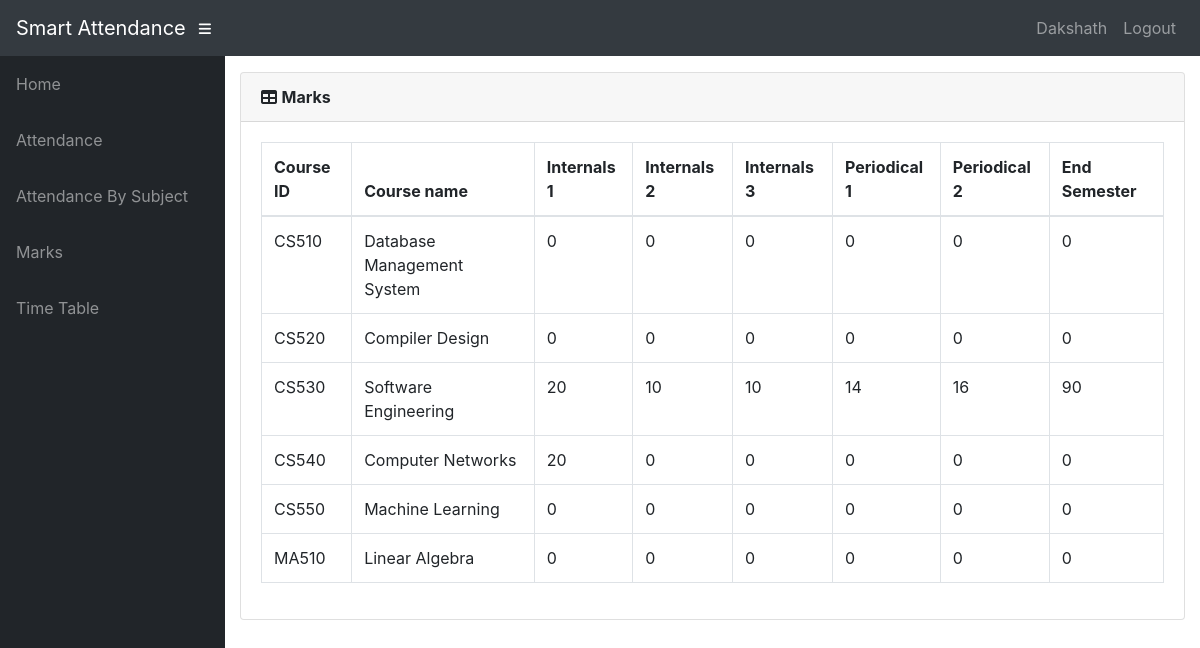
The app's page /info/student/CS01/marks_list/ (signed in) with its own data.
### info/models.py (models this page shows, shortened)
class User(AbstractUser):
    @property
    def is_student(self):
        if hasattr(self, 'student'):
            return True
        return False

class Student(models.Model):
    user = models.OneToOneField(User, on_delete=models.CASCADE, null=True)
    class_id = models.ForeignKey(Class, on_delete=models.CASCADE, default=1)
    USN = models.CharField(primary_key='True', max_length=100)
    name = models.CharField(max_length=200)
    sex = models.CharField(max_length=50, choices=sex_choice, default='Male')
    DOB = models.DateField(default='1998-01-01')

class StudentCourse(models.Model):
    student = models.ForeignKey(Student, on_delete=models.CASCADE)
    course = models.ForeignKey(Course, on_delete=models.CASCADE)
    class Meta:
        unique_together = (('student', 'course'),)
        verbose_name_plural = 'Marks'

class Course(models.Model):
    dept = models.ForeignKey(Dept, on_delete=models.CASCADE)
    id = models.CharField(primary_key='True', max_length=50)
    name = models.CharField(max_length=50)
    shortname = models.CharField(max_length=50, default='X')

class Marks(models.Model):
    studentcourse = models.ForeignKey(StudentCourse, on_delete=models.CASCADE)
    name = models.CharField(max_length=50, choices=test_name, default='Internal test 1')
    marks1 = models.IntegerField(default=0, validators=[MinValueValidator(0), MaxValueValidator(100)])
    class Meta:
        unique_together = (('studentcourse', 'name'),)

### info/views.py (the view)
# urls.py: path('student/<slug:stud_id>/marks_list/', views.marks_list, name='marks_list'),
@login_required()
def marks_list(request, stud_id):
    stud = Student.objects.get(USN=stud_id, )
    ass_list = Assign.objects.filter(class_id_id=stud.class_id)
    sc_list = []
    for ass in ass_list:
        try:
            sc = StudentCourse.objects.get(student=stud, course=ass.course)
        except StudentCourse.DoesNotExist:
            sc = StudentCourse(student=stud, course=ass.course)
            sc.save()
            sc.marks_set.create(type='I', name='Internal test 1')
            sc.marks_set.create(type='I', name='Internal test 2')
            sc.marks_set.create(type='I', name='Internal test 3')
            sc.marks_set.create(type='E', name='Event 1')
            sc.marks_set.create(type='E', name='Event 2')
            sc.marks_set.create(type='S', name='Semester End Exam')
        sc_list.append(sc)
    return render(request, 'info/marks_list.html', {'sc_list': sc_list})

### info/templates/info/marks_list.html
{% extends 'info/base.html' %}
    {% load static %}
    {% block content %}
                  <div class="card mb-3">
            <div class="card-header">
              <i class="fas fa-table"></i>
            <b>Marks</b></div>
            <div class="card-body">
              <div class="table-responsive">
                <table class="table table-bordered" id="dataTable" width="100%" cellspacing="0">
                  <thead>
                    <tr>
                        <th>Course ID</th>
                        <th>Course name</th>
                        <th>Internals 1</th>
                        <th>Internals 2</th>
                        <th>Internals 3</th>
                        <th>Periodical 1</th>
                        <th>Periodical 2</th>
                        <th>End Semester</th>
                    </tr>
                  </thead>
                  <tbody>
                    {% for sc in sc_list %}
                    <tr>
                        <td>{{ sc.course_id }}</td>
                        <td>{{sc.course.name}}</td>
                        {% for m in sc.marks_set.all %}
                            <td>{{ m.marks1 }}</td>
                        {% endfor %}
                    </tr>
                    {% empty %}
                            <p>student has no courses</p>
                    {% endfor %}
                  </tbody>
                </table>
              </div>
            </div>
          </div>
    {% endblock %}

### info/templates/info/base.html (shortened to what this page needs)
<!DOCTYPE html>
<html lang="en">
  <head>
      {% load static %}
    <link href="{% static '/info/bootstrap/vendor/bootstrap/css/bootstrap.min.css' %}" rel="stylesheet">
    <link href="{% static '/info/bootstrap/vendor/fontawesome-free/css/all.min.css' %}" rel="stylesheet" type="text/css">
    <link href="{% static '/info/bootstrap/vendor/datatables/dataTables.bootstrap4.css' %}" rel="stylesheet">
    <link href="{% static '/info/bootstrap/css/sb-admin.css' %}" rel="stylesheet">
  </head>
    <nav class="navbar navbar-expand navbar-dark bg-dark static-top">
      <a class="navbar-brand mr-1" href="{% url 'index' %}">Smart Attendance</a>
      <button class="btn btn-link btn-sm text-white order-1 order-sm-0" id="sidebarToggle" href="#">
        <i class="fas fa-bars"></i>
      </button>
        <div class="collapse navbar-collapse" id="navbarResponsive">
          <ul class="navbar-nav ml-auto">
            <li class="nav-item">
                {% if request.user.is_student %}
                    <a class="nav-link text-capitalize">{{ request.user.student.name }}</a>
                {% elif request.user.is_teacher %}
                    <a class="nav-link text-capitalize">{{ request.user.teacher.name }}</a>
                {% endif %}
            </li>
            <li class="nav-item">
                <a class="nav-link" href="#" data-toggle="modal" data-target="#logoutModal">Logout</a>
            </li>
          </ul>
        </div>
    </nav>
    <div id="wrapper">
      <ul class="sidebar navbar-nav">
            <li class="nav-item">
              <a class="nav-link" href="{% url 'index' %}">
                <span>Home</span>
              </a>
            </li>
        {% if request.user.is_student %}
            <li class="nav-item">
              <a class="nav-link" href="{% url 'attendance' request.user.student.USN %}">
                <span>Attendance</span>
              </a>
            </li>
            <li class="nav-item">
              <a class="nav-link" href="{% url 'attendance' request.user.student.USN %}">
                <span>Attendance By Subject</span>
              </a>
            </li>
            <li class="nav-item">
              <a class="nav-link" href="{% url 'marks_list' request.user.student.USN %}">
                <span>Marks</span>
              </a>
            </li>
              <li class="nav-item">
              <a class="nav-link" href="{% url 'timetable' request.user.student.class_id_id %}">
                <span>Time Table</span>
              </a>
            </li>
        {% endif %}
      </ul>
      <div id="content-wrapper">
        <div class="container-fluid">
            {% block content %}
            {% endblock %}
        </div>
      </div>
    </div>
  </body>
</html>

### records on screen
User: user.student.name "Dakshath"
StudentCourse: course_id "CS510", course.name "Database Management System"
Marks: marks1 "0"
Marks: marks1 "0"
Marks: marks1 "0"
Marks: marks1 "0"
Marks: marks1 "0"
Marks: marks1 "0"
StudentCourse: course_id "CS520", course.name "Compiler Design"
Marks: marks1 "0"
Marks: marks1 "0"
Marks: marks1 "0"
Marks: marks1 "0"
Marks: marks1 "0"
Marks: marks1 "0"
StudentCourse: course_id "CS530", course.name "Software Engineering"
Marks: marks1 "20"
Marks: marks1 "10"
Marks: marks1 "10"
Marks: marks1 "14"
Marks: marks1 "16"
Marks: marks1 "90"
StudentCourse: course_id "CS540", course.name "Computer Networks"
Marks: marks1 "20"
Marks: marks1 "0"
Marks: marks1 "0"
Marks: marks1 "0"
Marks: marks1 "0"
Marks: marks1 "0"
StudentCourse: course_id "CS550", course.name "Machine Learning"
Marks: marks1 "0"
Marks: marks1 "0"
Marks: marks1 "0"
Marks: marks1 "0"
Marks: marks1 "0"
Marks: marks1 "0"
StudentCourse: course_id "MA510", course.name "Linear Algebra"
Marks: marks1 "0"
Marks: marks1 "0"
Marks: marks1 "0"
Marks: marks1 "0"
Marks: marks1 "0"
Marks: marks1 "0"
